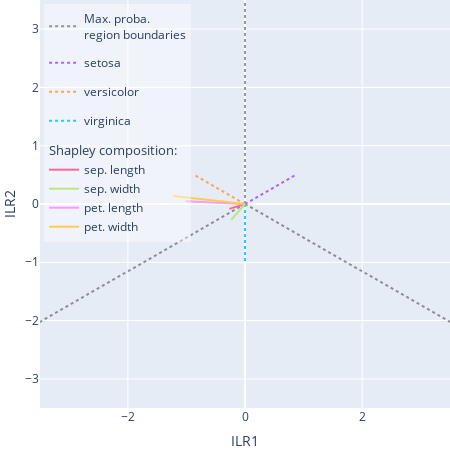
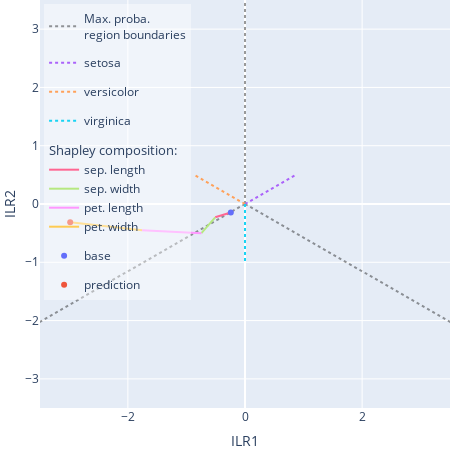

Notebook source saved alongside these figures, in order:
### Code cell
#PLOT the 2D ILR SPACE (CORRESPONDING TO THE CHOSEN ILR COMPONENTS LISTED IN BALANCES).
#plot range [-lim, lim]
#If shapley_sum is True, the sum of the shapley vectors are summed from the base distribution to the prediction

fig = explainer.plot_ilr_space(balances=[1, 2], lim=3.5, figsize=450)
fig.write_image(os.path.join(out_dir, 'ex_eq3_ilrplot.pdf'))

fig = explainer.plot_ilr_space(balances=[1, 2], shapley_sum=True, lim=3.5, figsize=450)
fig.write_image(os.path.join(out_dir, 'ex_eq3_ilrplotsum.pdf'))

### Figure 1 — Plotly figure (JSON) as saved in the notebook; plotly's stock layout.template omitted (floating-point values rounded to 4 significant figures)
{"data": [{"line": {"color": "black", "dash": "dot"}, "mode": "lines", "name": "Max. proba.<br>region boundaries", "opacity": 0.4, "type": "scatter", "x": [0, -30.31], "y": [0, -17.5]}, {"line": {"color": "black", "dash": "dot"}, "mode": "lines", "name": "Max. proba.<br>region boundaries", "opacity": 0.4, "showlegend": false, "type": "scatter", "x": [0, 30.31], "y": [0, -17.5]}, {"line": {"color": "black", "dash": "dot"}, "mode": "lines", "name": "Max. proba.<br>region boundaries", "opacity": 0.4, "showlegend": false, "type": "scatter", "x": [0, 3.37e-15], "y": [0, 35.0]}, {"legendgroup": "class0", "line": {"dash": "dot"}, "mode": "lines", "name": "setosa", "type": "scatter", "x": [0, 0.866], "y": [0, 0.5]}, {"legendgroup": "class1", "line": {"dash": "dot"}, "mode": "lines", "name": "versicolor", "type": "scatter", "x": [0, -0.866], "y": [0, 0.5]}, {"legendgroup": "class2", "line": {"dash": "dot"}, "mode": "lines", "name": "virginica", "type": "scatter", "x": [0, -9.628e-17], "y": [0, -1.0]}, {"legendgroup": "shapley", "legendgrouptitle": {"text": "Shapley composition:"}, "mode": "lines", "name": "sep. length", "type": "scatter", "x": [0, -0.2666], "y": [0, -0.08334]}, {"legendgroup": "shapley", "legendgrouptitle": {"text": "Shapley composition:"}, "mode": "lines", "name": "sep. width", "type": "scatter", "x": [0, -0.2354], "y": [0, -0.2726]}, {"legendgroup": "shapley", "legendgrouptitle": {"text": "Shapley composition:"}, "mode": "lines", "name": "pet. length", "type": "scatter", "x": [0, -1.014], "y": [0, 0.04878]}, {"legendgroup": "shapley", "legendgrouptitle": {"text": "Shapley composition:"}, "mode": "lines", "name": "pet. width", "type": "scatter", "x": [0, -1.227], "y": [0, 0.1389]}], "layout": {"autosize": false, "height": 450, "legend": {"bgcolor": "rgba(255,255,255,0.4)", "x": 0.01, "xanchor": "left", "y": 0.99, "yanchor": "top"}, "margin": {"b": 0, "l": 0, "r": 0, "t": 0}, "width": 450, "xaxis": {"range": [-3.5, 3.5], "title": {"text": "ILR1"}, "type": "linear"}, "yaxis": {"range": [-3.5, 3.5], "title": {"text": "ILR2"}, "type": "linear"}}}

### Figure 2 — Plotly figure (JSON) as saved in the notebook; plotly's stock layout.template omitted (floating-point values rounded to 4 significant figures)
{"data": [{"line": {"color": "black", "dash": "dot"}, "mode": "lines", "name": "Max. proba.<br>region boundaries", "opacity": 0.4, "type": "scatter", "x": [0, -30.31], "y": [0, -17.5]}, {"line": {"color": "black", "dash": "dot"}, "mode": "lines", "name": "Max. proba.<br>region boundaries", "opacity": 0.4, "showlegend": false, "type": "scatter", "x": [0, 30.31], "y": [0, -17.5]}, {"line": {"color": "black", "dash": "dot"}, "mode": "lines", "name": "Max. proba.<br>region boundaries", "opacity": 0.4, "showlegend": false, "type": "scatter", "x": [0, 3.37e-15], "y": [0, 35.0]}, {"legendgroup": "class0", "line": {"dash": "dot"}, "mode": "lines", "name": "setosa", "type": "scatter", "x": [0, 0.866], "y": [0, 0.5]}, {"legendgroup": "class1", "line": {"dash": "dot"}, "mode": "lines", "name": "versicolor", "type": "scatter", "x": [0, -0.866], "y": [0, 0.5]}, {"legendgroup": "class2", "line": {"dash": "dot"}, "mode": "lines", "name": "virginica", "type": "scatter", "x": [0, -9.628e-17], "y": [0, -1.0]}, {"legendgroup": "shapley", "legendgrouptitle": {"text": "Shapley composition:"}, "mode": "lines", "name": "sep. length", "type": "scatter", "x": [-0.242, -0.5086], "y": [-0.1447, -0.2281]}, {"legendgroup": "shapley", "legendgrouptitle": {"text": "Shapley composition:"}, "mode": "lines", "name": "sep. width", "type": "scatter", "x": [-0.5086, -0.7441], "y": [-0.2281, -0.5007]}, {"legendgroup": "shapley", "legendgrouptitle": {"text": "Shapley composition:"}, "mode": "lines", "name": "pet. length", "type": "scatter", "x": [-0.7441, -1.758], "y": [-0.5007, -0.4519]}, {"legendgroup": "shapley", "legendgrouptitle": {"text": "Shapley composition:"}, "mode": "lines", "name": "pet. width", "type": "scatter", "x": [-1.758, -2.985], "y": [-0.4519, -0.313]}, {"mode": "markers", "name": "base", "type": "scatter", "x": [-0.242], "y": [-0.1447]}, {"mode": "markers", "name": "prediction", "type": "scatter", "x": [-2.985], "y": [-0.313]}], "layout": {"autosize": false, "height": 450, "legend": {"bgcolor": "rgba(255,255,255,0.4)", "x": 0.01, "xanchor": "left", "y": 0.99, "yanchor": "top"}, "margin": {"b": 0, "l": 0, "r": 0, "t": 0}, "width": 450, "xaxis": {"range": [-3.5, 3.5], "title": {"text": "ILR1"}, "type": "linear"}, "yaxis": {"range": [-3.5, 3.5], "title": {"text": "ILR2"}, "type": "linear"}}}
